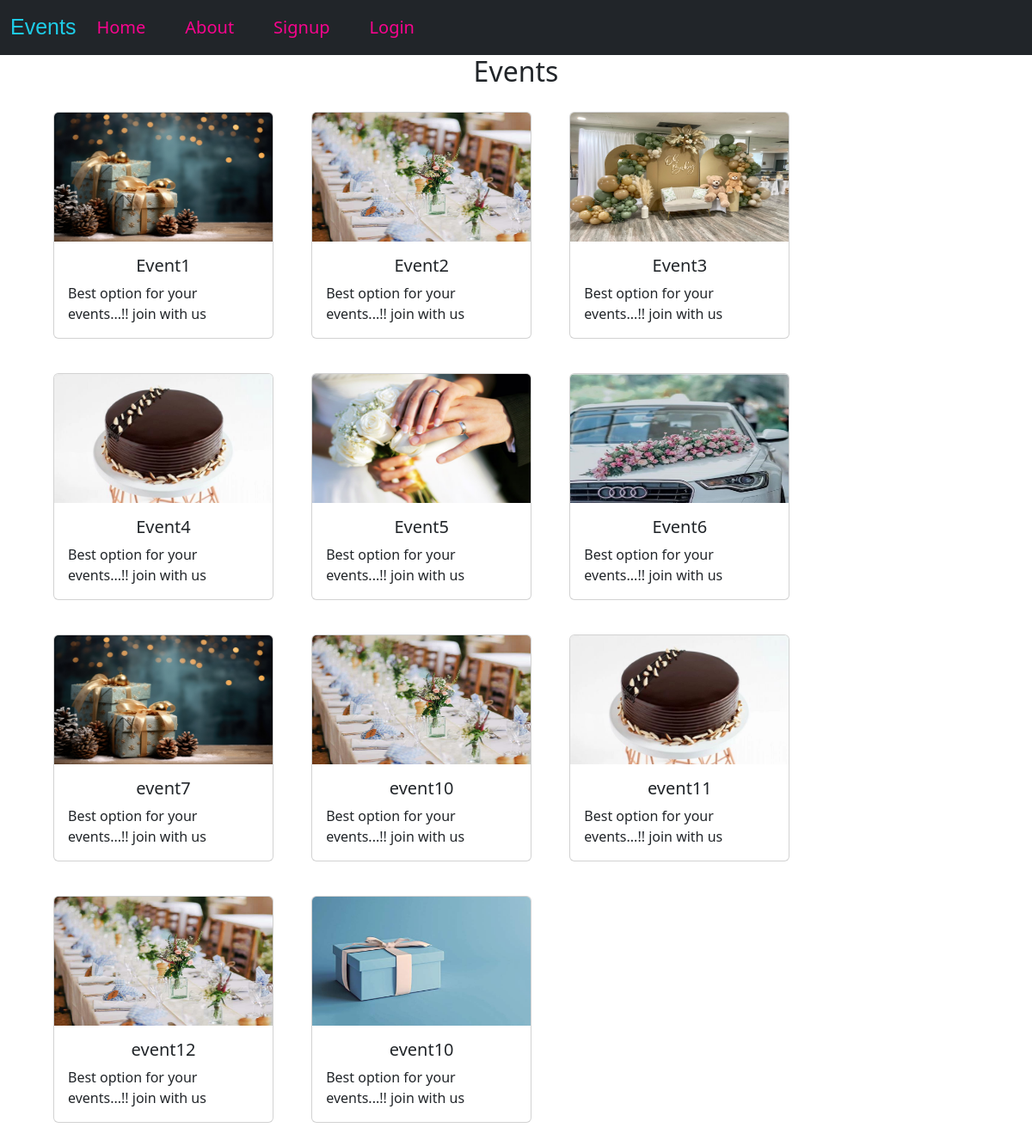
Screenshot of /events/ with the database file from the repository.
### eventapp/models.py (models this page shows, shortened)
class Event(models.Model):
    img=models.ImageField(upload_to="pic")
    name=models.CharField(max_length=50)
    desc=models.CharField(max_length=50)

### eventapp/views.py (the view)
# urls.py: path('events/',views.events,name='events'),
def events(request):
    dict_eve={
        'eve':Event.objects.all()
        }
    return render(request,'events.html',dict_eve)

### template/events.html (shortened to what this page needs)
{% extends 'base.html' %}
{% load static %}
{%block content%}
<h2 class="text-center">Events</h2>
<div class="container">
    {% for i in eve %}
    <div class="card" style="width: 16rem; display: inline-block;margin: 20px;">
        <img src="{{i.img.url}}" class="card-img-top" alt="..." height="150px" width="200px">
        <div class="card-body">
          <h5 class="card-title text-center">{{i.name}}</h5>
          <p class="card-text ">{{i.desc}}</p>
        </div>
      </div>
      {% endfor %}
</div>
{% endblock %}

### template/base.html (shortened to what this page needs)
<!DOCTYPE html>
<html lang="en">
<head>
    <link
            href="https://cdn.jsdelivr.net/npm/bootstrap@5.3.2/dist/css/bootstrap.min.css"
            rel="stylesheet"
        />
        <link rel="stylesheet" >
</head>
<body>
  <nav class="navbar navbar-expand-lg navbar-dark bg-dark">
    <div class="container-fluid">
      <a class="navbar-brand" href="#">Events</a>
      <div class="collapse navbar-collapse" id="navbarNav">
        <ul class="nav navbar-nav navbar-right">
          <li class="nav-item">
            <a class="nav-link color"  href="{% url 'index' %}">Home</a>
          </li>
          <li class="nav-item">
            <a class="nav-link" href="{% url 'about' %}">About</a>
          </li>
            {% if user.is_authenticated %}
            <li class="navitem">
              <a class="nav-link" href="{% url 'events' %}">Events</a>
            </li>
            <li class="navitem">
              <a class="nav-link" href="{% url 'booking' %}">Booking</a>
            </li>
            <li class="navitem">
              <a class="nav-link" href="{% url 'contact' %}">Contact</a>
            </li>
            <li class="navitem">
            <a class="nav-link" href="{% url 'logout' %}">Logout</a></li>
          </ul>
          <h3>{{user.username}}</h3>
          {% else %}
          <ul class="nav navbar-nav navbar-right">
           <li class="navitem">
             <a class="nav-link" href="{%  url 'register' %}">Signup</a></li>
           <li class="navitem">
            <a class="nav-link" href="{% url 'login' %}">Login</a></li>
          {% endif %}
          </ul>
        </div>
      </nav>
{%block content%}
{% endblock %}
</body>
</html>

### template/base.html (style rules this page uses)
.nav li a { color: rgb(248, 4, 142); font-size: 20px; margin-right: 30px; }
.navbar-brand { font-size: 25px; font-family: Impact, Haettenschweiler, 'Arial Narrow Bold', sans-serif; color: rgb(30, 204, 231); }

### rows the page displays
Event: img (picture), name "Event1", desc "Best option for your events...!! join with us"
Event: img (picture), name "Event2", desc "Best option for your events...!! join with us"
Event: img (picture), name "Event3", desc "Best option for your events...!! join with us"
Event: img (picture), name "Event4", desc "Best option for your events...!! join with us"
Event: img (picture), name "Event5", desc "Best option for your events...!! join with us"
Event: img (picture), name "Event6", desc "Best option for your events...!! join with us"
Event: img (picture), name "event7", desc "Best option for your events...!! join with us"
Event: img (picture), name "event10", desc "Best option for your events...!! join with us"
Event: img (picture), name "event11", desc "Best option for your events...!! join with us"
Event: img (picture), name "event12", desc "Best option for your events...!! join with us"
Event: img (picture), name "event10", desc "Best option for your events...!! join with us"
